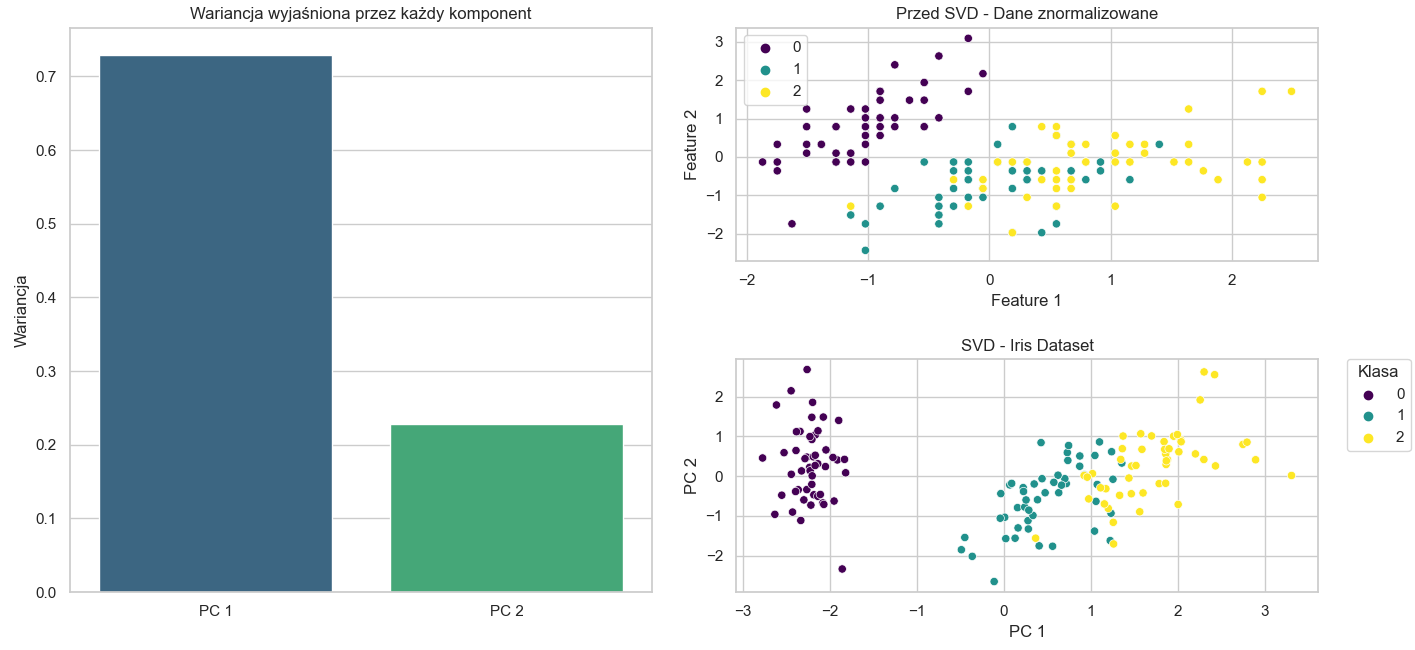

This chart was generated by the following Python code:
import matplotlib.pyplot as plt
import seaborn as sns
from sklearn.decomposition import TruncatedSVD
from sklearn.preprocessing import StandardScaler
from sklearn.datasets import load_iris 

def svd_reduction(X, num_components):
    svd = TruncatedSVD(n_components=num_components)
    X_reduced = svd.fit_transform(X)
    return X_reduced, svd

data = load_iris()
X = data.data
y = data.target

scaler = StandardScaler()
X_scaled = scaler.fit_transform(X)

X_reduced, svd = svd_reduction(X_scaled, 2)

variance_explained = svd.explained_variance_ratio_
print(f"Wariancja wyjaśniona przez PC 1: {variance_explained[0]:.2f}")
print(f"Wariancja wyjaśniona przez PC 2: {variance_explained[1]:.2f}")
print(f"Łączna wariancja wyjaśniona: {variance_explained.sum():.2f}")

sns.set(style="whitegrid")

plt.figure(figsize=(12, 6))

plt.subplot(1, 2, 1)
sns.barplot(x=['PC 1', 'PC 2'], y=svd.explained_variance_ratio_, palette='viridis')
plt.ylabel('Wariancja')
plt.title('Wariancja wyjaśniona przez każdy komponent')

plt.subplot(2, 2, 2)
sns.scatterplot(x=X_scaled[:, 0], y=X_scaled[:, 1], hue=y, palette='viridis', legend='full')
plt.xlabel('Feature 1')
plt.ylabel('Feature 2')
plt.title('Przed SVD - Dane znormalizowane')

plt.subplot(2, 2, 4)
sns.scatterplot(x=X_reduced[:, 0], y=X_reduced[:, 1], hue=y, palette='viridis', legend='full')
plt.xlabel('PC 1')
plt.ylabel('PC 2')
plt.title('SVD - Iris Dataset')
plt.legend(title='Klasa', bbox_to_anchor=(1.05, 1), loc=2, borderaxespad=0.)

plt.tight_layout()
plt.show()
